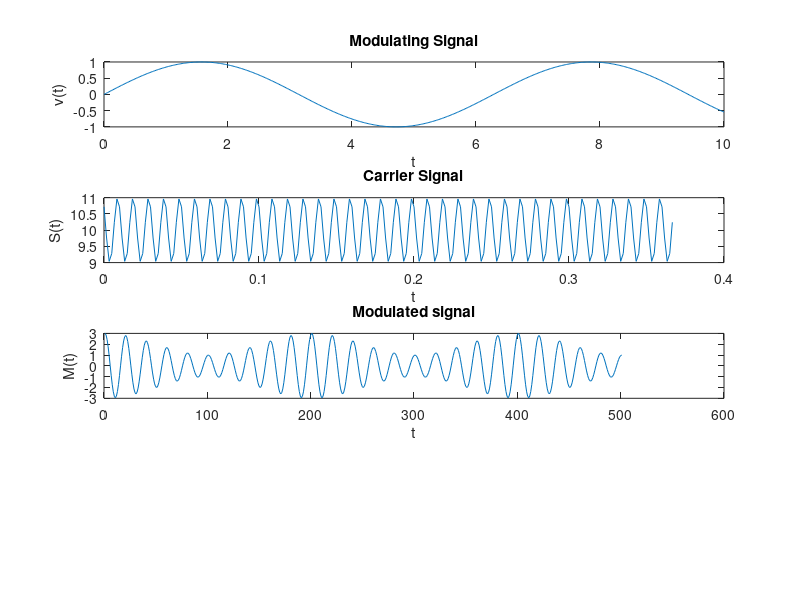

The MATLAB source for this figure: (Note: this script raises an error after producing the figure.)
%Modulating Signal
x = 0:0.02:10;
y = sin(x);
subplot(4,1,1)
plot(x,y);
title('Modulating Signal')
xlabel('t')
ylabel('v(t)')
%Carrier Wave
Period=1/30; % 30 hz
Ts = 0.05*Period;
Fs = 1/Ts;   % Sampling frequency
t=0:Ts:11*Period;
L = length(t);             % Length of signal
S=10+cos(2*pi*100*t+44/180*pi);        % signal generation
subplot(4,1,2)
plot(t,S)
title('Carrier Signal')
xlabel('t')
ylabel('S(t)')
%modulated signal
Ac=2; %carrier amplitude
Am=.5; %message signal amplitude
t=0:0.1:50;
ct=Ac*cos(2*pi*0.5*t); %carrier signal wave
mt=Am*cos(2*pi*.05*t); %message signal wave
MS=ct.*(1+1*mt); %1 being modulation index
subplot(4,1,3);
plot(MS);
title('Modulated signal')
xlabel('t')
ylabel('M(t)')
%Single Sideband Modulation 
m = cos(2 * pi * 0.5 * t); 
sb = m .* cos(2 * pi * 0.5 * t) - mh .* sin(2 * pi * 0.5 * t);
subplot(3,1,4)
plot(sb)
title('Single SideBand Modulation');
xlabel('Time(sec)');
ylabel('Amplitude');